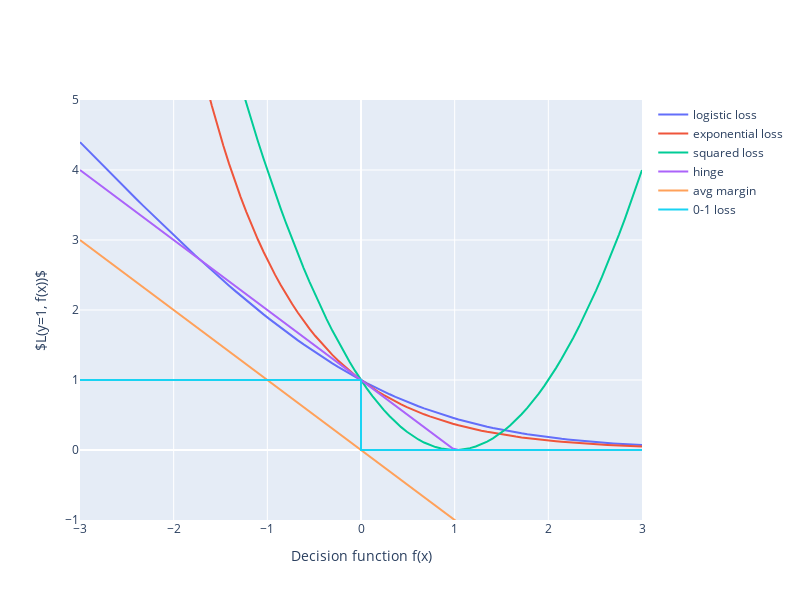

Write notebook code for a chart like this one.
### Markdown cell above
# Compare different losses
Similar to https://scikit-learn.org/stable/auto_examples/linear_model/plot_sgd_loss_functions.html.

### Code cell
z = np.concatenate((np.linspace(-3, -1e-5, 50), np.linspace(-1e-5, 1e-5, 2), np.linspace(1e-5, 3, 50)))
fig = go.Figure()

fig.add_trace(go.Scatter(
  x=z,
  y=np.log2(1 + np.exp(-z)),
  mode="lines",
#   hoverinfo="skip",
  name="logistic loss"))
fig.add_trace(go.Scatter(
  x=z,
  y=np.exp(-z),
  mode="lines",
#   hoverinfo="skip",
  name="exponential loss"))
fig.add_trace(go.Scatter(
  x=z, 
  y=(1-z)**2,
  mode="lines",
#   hoverinfo="skip",
  name="squared loss"))
fig.add_trace(go.Scatter(
  x=z, 
  y=np.maximum(0., 1-z),
  mode="lines",
#   hoverinfo="skip",
  name="hinge"))
fig.add_trace(go.Scatter(
  x=z, 
  y=-z,
  mode="lines",
#   hoverinfo="skip",
  name="avg margin"))
fig.add_trace(go.Scatter(
  x=z, 
  y=np.where(z < 0, 1, 0),
  mode="lines",
#   hoverinfo="skip",
  name="0-1 loss"))

fig.update_layout(
  height=figure_height,
  width=800,
  yaxis_title="$L(y=1, f(x))$",
  xaxis_title="Decision function f(x)",
  yaxis_range=[-1, 5]
)
